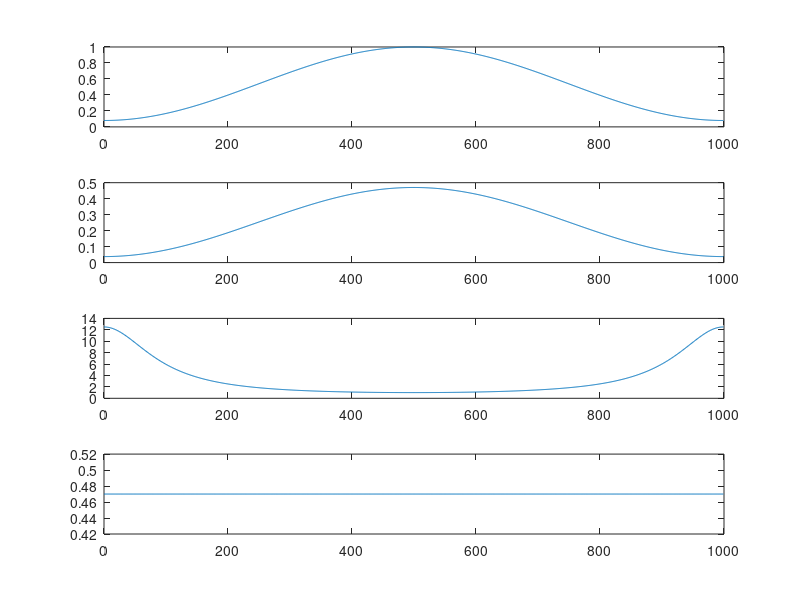

Recreate this plot in MATLAB.
% window revise - 2021.6.9
M    = 1000
Nsig = M

t=0:1:Nsig-1

w     = hamming(M) 
w_rvs = 1 ./ w

sig = ones(1, Nsig)
sig_w = w' .* sig
sig_flted = 0.47 .* sig_w

sig_rvs = sig_flted .* w_rvs'




figure(1)
subplot(411)
plot(t, sig_w );  

subplot(412)
plot(t, sig_flted );  

subplot(413)
plot(t, w_rvs );  

subplot(414)
plot(t, sig_rvs );  